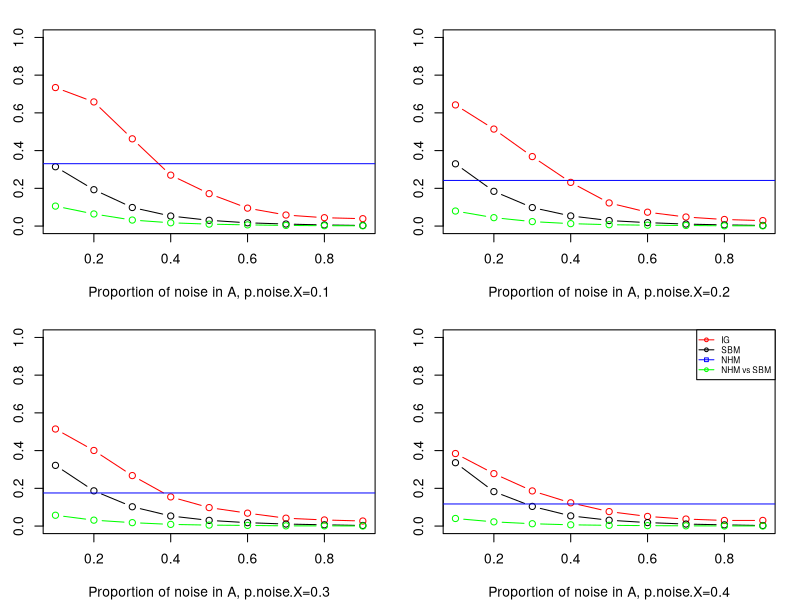

This chart was generated by the following R code: (Note: this script raises an error after producing the figure.)
naout_mean=function(x){
  x=x[x!=0]
  if(sum(is.na(x))==0)return(mean(x))
  else return(mean(x[(!is.na(x))]))
}

a=read.csv('1.csv');a=a[,-1]
b=read.csv('2.csv');b=b[,-1]
c=read.csv('3.csv');c=c[,-1]
d=read.csv('4.csv');d=d[,-1]
#e=read.csv('5.csv');e=e[,-1]
# f=read.csv('6.csv');f=f[,-1]
# g=read.csv('7.csv');g=g[,-1]
# h=read.csv('8.csv');h=h[,-1]
# i=read.csv('9.csv');i=i[,-1]

par(mfrow=c(2,2),mar=c(4, 2.6, 1.8, 1.5))
#t=0.05

avg=apply(a,1,naout_mean)
ARI.A=avg[1];ARI.IG=avg[2:10]; ARI.X=avg[11:19]; ARI.AX=avg[20:28]
p.noise.A=seq(0.1,0.9,length=9)
plot(p.noise.A,ARI.IG,ylim=c(0,1),type='b',col='red',
     ylab='Adjusted Rand', xlab='Proportion of noise in A, p.noise.X=0.1')
lines(p.noise.A,ARI.X,type='b')
lines(p.noise.A, ARI.AX, type='b',col='green')
abline(h=ARI.A,col='blue')
#abline(h=t,col='gold')


avg=apply(b,1,naout_mean)
ARI.A=avg[1];ARI.IG=avg[2:10]; ARI.X=avg[11:19]; ARI.AX=avg[20:28]
p.noise.A=seq(0.1,0.9,length=9)
plot(p.noise.A,ARI.IG,ylim=c(0,1),type='b',col='red',
     ylab='Adjusted Rand', xlab='Proportion of noise in A, p.noise.X=0.2')
lines(p.noise.A,ARI.X,type='b')
lines(p.noise.A, ARI.AX, type='b',col='green')
abline(h=ARI.A,col='blue')
#abline(h=t,col='gold')


avg=apply(c,1,naout_mean)
ARI.A=avg[1];ARI.IG=avg[2:10]; ARI.X=avg[11:19]; ARI.AX=avg[20:28]
p.noise.A=seq(0.1,0.9,length=9)
plot(p.noise.A,ARI.IG,ylim=c(0,1),type='b',col='red',
     ylab='Adjusted Rand', xlab='Proportion of noise in A, p.noise.X=0.3')
lines(p.noise.A,ARI.X,type='b')
lines(p.noise.A, ARI.AX, type='b',col='green')
abline(h=ARI.A,col='blue')
#abline(h=t,col='gold')

avg=apply(d,1,naout_mean)
ARI.A=avg[1];ARI.IG=avg[2:10]; ARI.X=avg[11:19]; ARI.AX=avg[20:28]
p.noise.A=seq(0.1,0.9,length=9)
plot(p.noise.A,ARI.IG,ylim=c(0,1),type='b',col='red',
     ylab='Adjusted Rand', xlab='Proportion of noise in A, p.noise.X=0.4')
lines(p.noise.A,ARI.X,type='b')
lines(p.noise.A, ARI.AX, type='b',col='green')
abline(h=ARI.A,col='blue')
#abline(h=t,col='gold')


legend('topright',cex=0.6,c('IG','SBM','NHM','NHM vs SBM'),lty=c(1,1,1,1),
       col=c('red','black','blue','green'),pch=c(1,1,0,1))

avg=apply(e,1,naout_mean)
ARI.A=avg[1];ARI.IG=avg[2:10]; ARI.X=avg[11:19]; ARI.AX=avg[20:28]
p.noise.A=seq(0.1,0.9,length=9)
plot(p.noise.A,ARI.IG,ylim=c(0,1),type='b',col='red',
     ylab='Adjusted Rand', xlab='Proportion of noise in A, p.noise.X=0.5')
lines(p.noise.A,ARI.X,type='b')
lines(p.noise.A, ARI.AX, type='b',col='green')
abline(h=ARI.A,col='blue')

legend('topright',cex=0.6,c('IG','SBM','NHM','NHM vs SBM'),lty=c(1,1,1,1),
       col=c('red','black','blue','green'),pch=c(1,1,0,1))